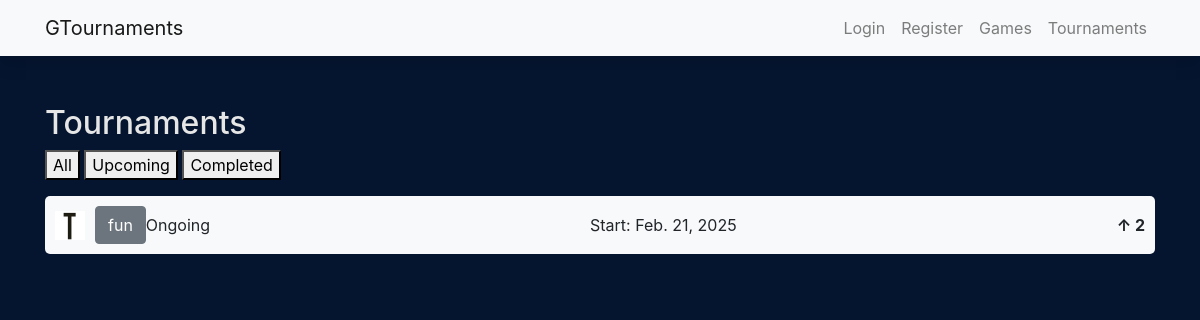
Before: /tournaments/tournaments/ongoing/ with the older database file.
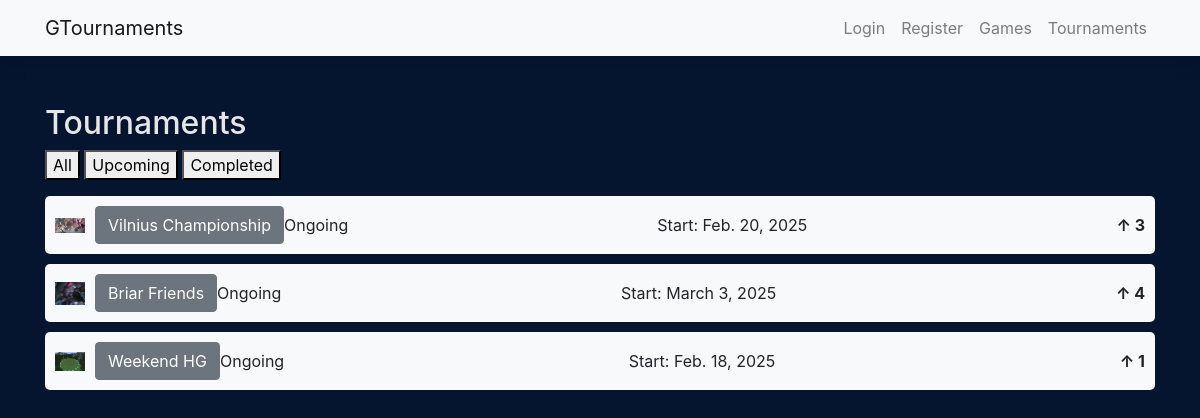
After: the same page with the newer database file.
### tournaments/models.py (models this page shows, shortened)
class Tournament(models.Model):
    name = models.CharField("name", max_length=100)
    game = models.ForeignKey(Game, on_delete=models.CASCADE)
    start_date = models.DateField()
    created_by = models.ForeignKey(User, on_delete=models.CASCADE)
    upvotes = models.ManyToManyField(User, related_name="tournament_upvotes", blank=True)
    logo = models.ImageField(upload_to='tournament_logos/', default="tournament.png")
    def total_upvotes(self):
        return self.upvotes.count()
    STATUS_CHOICES = [
        ('u', 'Upcoming'),
        ('o', 'Ongoing'),
        ('c', 'Completed'),
    ]
    status = models.CharField(max_length=1, choices=STATUS_CHOICES, default='u')
    end_date = models.DateField(null=True, blank=True)

### tournaments/views.py (the view)
# urls.py: path("tournaments/ongoing/", views.get_ongoing_tournaments, name="ongoing-tournaments"),
def get_ongoing_tournaments(request):
    tournaments = Tournament.objects.filter(status="o")
    return render(request, "ongoing_tournaments.html", {"tournaments": tournaments})

### tournaments/templates/ongoing_tournaments.html (shortened to what this page needs)
{% extends 'base.html' %}
{% block content %}
<h2>Tournaments</h2>
<p>
    <a href="{% url 'tournament-list' %}"><button>All</button></a>
    <a href="{% url 'upcomming-tournaments' %}"><button>Upcoming</button></a>
    <a href="{% url 'completed-tournaments' %}"><button>Completed</button></a>
</p>
{% for tournament in tournaments %}
        <div class="container" style="display: flex; justify-content: space-between; align-items: center; background-color: #f8f9fa; padding: 10px; border-radius: 5px; margin-bottom: 10px;">
            <div style="display: flex; align-items: center;">
                <img src="{{ tournament.logo.url }}" alt="Tournament Logo" style="max-width: 30px; margin-right: 10px;">
                <a href="{% url 'tournament-detail' tournament.id %}"><button type="button" class="btn btn-secondary">{{ tournament.name }}</button></a>
                {{ tournament.get_status_display }}
            </div>
            <div>
                Start: {{ tournament.start_date }}
            </div>
            <div style="font-weight: bold;">
                &#8593; {{ tournament.total_upvotes }}
            </div>
        </div>
{% endfor %}
{% endblock %}

Changed rows visible on the page:
removed Tournament: logo (picture), name "fun", status "Ongoing", start_date "Feb. 21, 2025", total_upvotes "2"
added Tournament: logo (picture), name "Vilnius Championship", status "Ongoing", start_date "Feb. 20, 2025", total_upvotes "3"
added Tournament: logo (picture), name "Briar Friends", status "Ongoing", start_date "March 3, 2025", total_upvotes "4"
added Tournament: logo (picture), name "Weekend HG", status "Ongoing", start_date "Feb. 18, 2025", total_upvotes "1"
